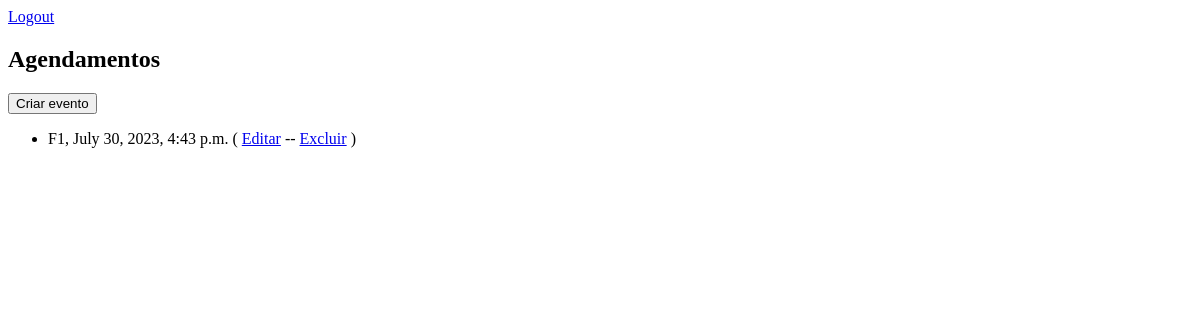
Before: /eventos/ (signed in) with the older database file.
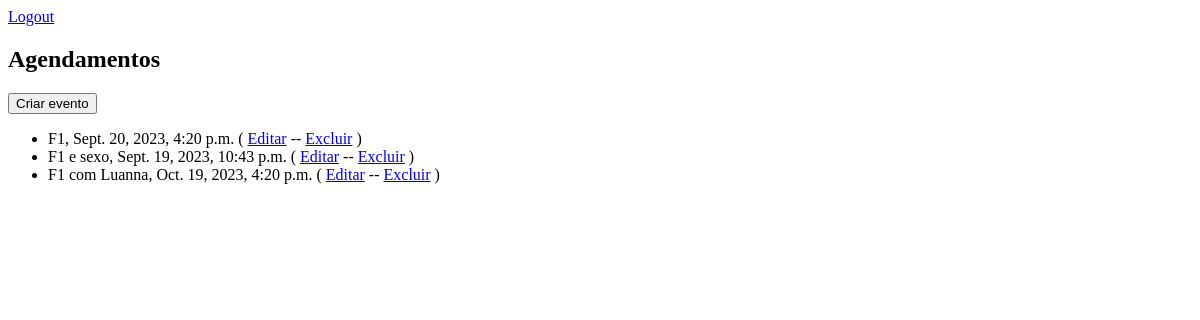
After: the same page with the newer database file.
### app_agenda/models.py (models this page shows, shortened)
class Evento(models.Model):
    titulo = models.CharField(max_length=100)
    descricao = models.TextField(blank=True, null=True)
    data = models.DateTimeField(verbose_name='Data')
    data_criacao = models.DateTimeField(auto_now=True, verbose_name='Criado em')
    usuario = models.ForeignKey(User, on_delete=models.CASCADE)
    class Meta:
        db_table = 'evento'

### app_agenda/views.py (the view)
# urls.py: path('eventos/', views.lista_eventos),
@login_required(login_url='/login/')
def lista_eventos(request):
    usuario = request.user
    evento = Evento.objects.filter(usuario=usuario)
    response = {'eventos': evento}
    return render(request, 'agenda.html', response)

### templates/agenda.html (shortened to what this page needs)
<!DOCTYPE html>
<html lang="en">
<head>
    <div>
        <a href="/logout">Logout</a>
    </div>
</head>
<body>
    <h2>Agendamentos</h2>
    <a href="novo-evento/">
        <button type="button">Criar evento</button>
    </a>
    <ul style="front-size: 18px">
        {% for evento in eventos %}
            <li>
                {{evento.titulo}}, {{evento.data}}
                (
                    <a href="novo-evento/?id={{ evento.id }}">Editar</a> --
                    <a href="novo-evento/delete/{{ evento.id }}/">Excluir</a>
                )
            </li>
        {% endfor %}
    </ul>
</body>
</html>

Changed rows visible on the page:
changed Evento: data "July 30, 2023, 4:43 p.m." → "Sept. 20, 2023, 4:20 p.m."
added Evento: titulo "F1 e sexo", data "Sept. 19, 2023, 10:43 p.m."
added Evento: titulo "F1 com Luanna", data "Oct. 19, 2023, 4:20 p.m."
